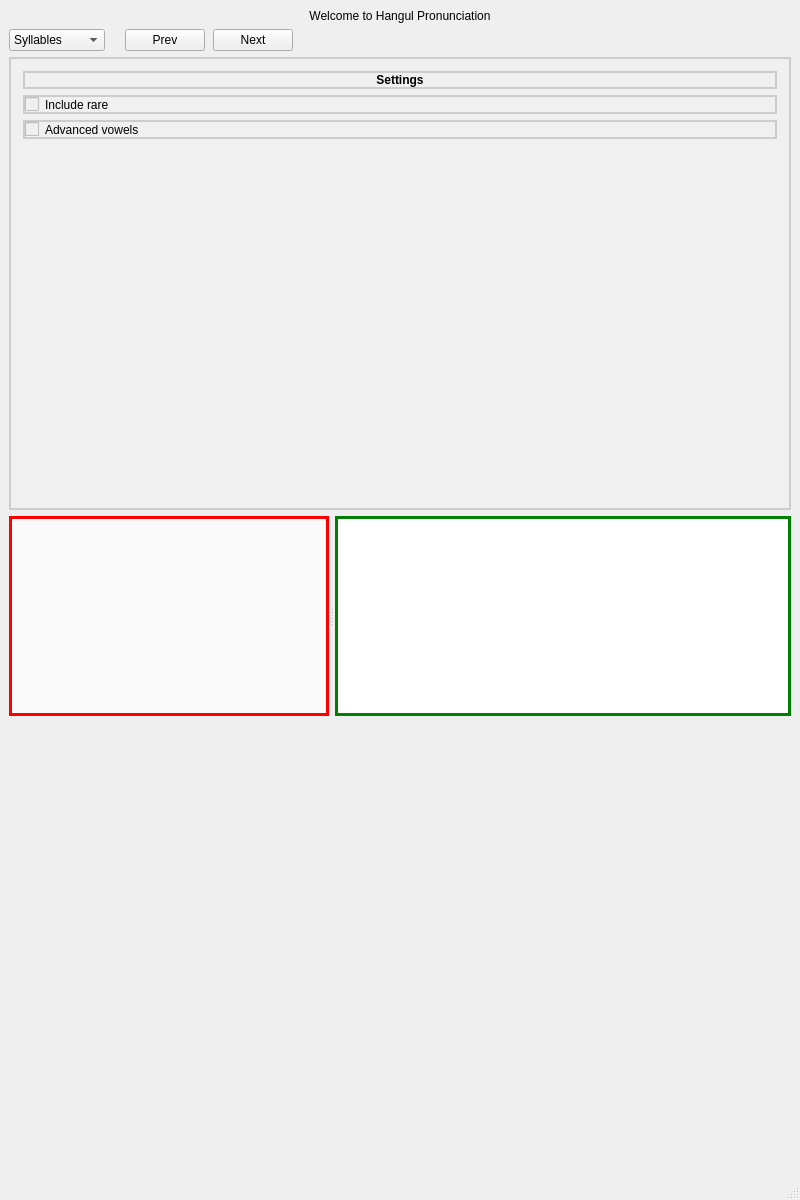
<?xml version="1.0" encoding="UTF-8"?>
<ui version="4.0">
 <class>MainWindow</class>
 <widget class="QMainWindow" name="MainWindow">
  <property name="geometry">
   <rect>
    <x>0</x>
    <y>0</y>
    <width>800</width>
    <height>1200</height>
   </rect>
  </property>
  <property name="windowTitle">
   <string>Hangul Pronunciation</string>
  </property>
   <widget class="QWidget" name="centralwidget">
    <layout class="QVBoxLayout" name="verticalLayout">
     <item>
      <widget class="QLabel" name="labelPlaceholder">
       <property name="text">
        <string>Welcome to Hangul Pronunciation</string>
       </property>
       <property name="alignment">
        <set>Qt::AlignCenter</set>
       </property>
      </widget>
     </item>
     <item>
      <layout class="QHBoxLayout" name="rowControls">
       <property name="spacing"><number>8</number></property>

       <!-- Mode selector: Combo box for Syllables/Vowels/Consonants -->
       <item>
        <widget class="QComboBox" name="comboMode">
         <property name="toolTip">
          <string>Choose what to practice: full syllables, vowels, or consonants</string>
         </property>
         <item>
          <property name="text"><string>Syllables</string></property>
         </item>
         <item>
          <property name="text"><string>Vowels</string></property>
         </item>
         <item>
          <property name="text"><string>Consonants</string></property>
         </item>
        </widget>
       </item>

       <!-- Small spacer before nav buttons -->
       <item>
        <spacer name="spacerCtrlBeforeNav">
         <property name="orientation"><enum>Qt::Horizontal</enum></property>
         <property name="sizeType"><enum>QSizePolicy::Fixed</enum></property>
         <property name="sizeHint" stdset="0"><size><width>12</width><height>20</height></size></property>
        </spacer>
       </item>

       <!-- Prev / Next on current axis -->
       <item>
        <widget class="QPushButton" name="buttonPrev">
         <property name="text"><string>Prev</string></property>
         <property name="minimumHeight"><number>36</number></property>
         <property name="toolTip"><string>Go to previous item on the current axis</string></property>
        </widget>
       </item>
       <item>
        <widget class="QPushButton" name="buttonNext">
         <property name="text"><string>Next</string></property>
         <property name="minimumHeight"><number>36</number></property>
         <property name="toolTip"><string>Go to next item on the current axis</string></property>
        </widget>
       </item>

       <!-- Advance Anchor (switches the fixed dimension forward) -->

       <!-- Small spacer before toggles -->
       <item>
        <spacer name="spacerCtrlBeforeToggles">
         <property name="orientation"><enum>Qt::Horizontal</enum></property>
         <property name="sizeType"><enum>QSizePolicy::Fixed</enum></property>
         <property name="sizeHint" stdset="0"><size><width>12</width><height>20</height></size></property>
        </spacer>
       </item>


       <!-- Stretch spacer to push progress to the right -->
       <item>
        <spacer name="spacerCtrlStretch">
         <property name="orientation"><enum>Qt::Horizontal</enum></property>
         <property name="sizeType"><enum>QSizePolicy::Expanding</enum></property>
         <property name="sizeHint" stdset="0"><size><width>40</width><height>20</height></size></property>
        </spacer>
       </item>

       <!-- Progress label on the far right -->
       <item>
        <widget class="QLabel" name="labelProgress">
         <property name="text"><string/></property>
         <property name="alignment"><set>Qt::AlignRight|Qt::AlignVCenter</set></property>
         <property name="minimumWidth"><number>120</number></property>
         <property name="toolTip"><string>Progress summary (e.g., 5/10 vowels)</string></property>
        </widget>
       </item>

      </layout>
     </item>

     <item>
      <widget class="QFrame" name="drawerLeft">
       <property name="visible"><bool>false</bool></property>
       <property name="frameShape"><enum>QFrame::StyledPanel</enum></property>
       <property name="frameShadow"><enum>QFrame::Raised</enum></property>
       <property name="styleSheet"><string notr="true">background-color: #f0f0f0; border: 2px solid #cccccc;</string></property>
       <layout class="QVBoxLayout" name="layoutDrawerLeft">
        <property name="spacing"><number>6</number></property>
        <property name="leftMargin"><number>12</number></property>
        <property name="topMargin"><number>12</number></property>
        <property name="rightMargin"><number>12</number></property>
        <property name="bottomMargin"><number>12</number></property>
        <item>
         <widget class="QLabel" name="labelDrawerTitle">
          <property name="text"><string>Settings</string></property>
          <property name="alignment"><set>Qt::AlignHCenter</set></property>
          <property name="styleSheet"><string notr="true">font-weight: bold;</string></property>
         </widget>
        </item>
        <item>
         <widget class="QCheckBox" name="checkIncludeRare">
          <property name="text"><string>Include rare</string></property>
          <property name="toolTip"><string>Show syllables marked as rare</string></property>
         </widget>
        </item>
        <item>
         <widget class="QCheckBox" name="checkAdvancedVowels">
          <property name="text"><string>Advanced vowels</string></property>
          <property name="toolTip"><string>Include diphthongs/complex vowels in the order</string></property>
         </widget>
        </item>
        <item>
         <spacer name="spacerDrawerBottom">
          <property name="orientation"><enum>Qt::Vertical</enum></property>
          <property name="sizeType"><enum>QSizePolicy::Expanding</enum></property>
          <property name="sizeHint" stdset="0"><size><width>20</width><height>40</height></size></property>
         </spacer>
        </item>
       </layout>
      </widget>
     </item>

     <item>
      <widget class="QSplitter" name="splitJamoAndGlyph">
       <property name="orientation">
        <enum>Qt::Horizontal</enum>
       </property>
       <property name="handleWidth">
        <number>6</number>
       </property>
       <property name="opaqueResize">
        <bool>true</bool>
       </property>
       <widget class="QWidget" name="JamoBlock">
        <property name="minimumSize">
         <size>
          <width>320</width>
          <height>200</height>
         </size>
        </property>
        <property name="maximumSize">
         <size>
          <width>360</width>
          <height>16777215</height>
         </size>
        </property>
        <property name="sizePolicy">
         <sizepolicy hsizetype="Preferred" vsizetype="Preferred">
          <horstretch>0</horstretch>
          <verstretch>0</verstretch>
         </sizepolicy>
        </property>
        <property name="styleSheet">
         <string notr="true">background: #fafafa; border: 3px solid red;</string>
        </property>
        <property name="toolTip">
         <string>Hangul Jamo Block (≈45% width)</string>
        </property>
       </widget>
       <widget class="QWidget" name="syllableContainer">
        <property name="minimumSize">
         <size>
          <width>260</width>
          <height>0</height>
         </size>
        </property>
        <property name="sizePolicy">
         <sizepolicy hsizetype="Expanding" vsizetype="Preferred">
          <horstretch>1</horstretch>
          <verstretch>0</verstretch>
         </sizepolicy>
        </property>
        <property name="styleSheet">
         <string notr="true">background: #ffffff; border: 3px solid blue;</string>
        </property>
        <layout class="QVBoxLayout" name="layoutSyllableContainer">
            <property name="leftMargin"><number>0</number></property>
            <property name="topMargin"><number>0</number></property>
            <property name="rightMargin"><number>0</number></property>
            <property name="bottomMargin"><number>0</number></property>
            <property name="spacing"><number>0</number></property>
         <item>
          <widget class="QLabel" name="labelSyllableRight">
           <property name="text">
            <string/>
           </property>
           <property name="alignment">
            <set>Qt::AlignTop|Qt::AlignHCenter</set>
           </property>
              <property name="sizePolicy">
                  <sizepolicy hsizetype="Expanding" vsizetype="Expanding">
                      <horstretch>1</horstretch>
                      <verstretch>1</verstretch>
                  </sizepolicy>
              </property>
              <property name="styleSheet">
                  <string notr="true">border: 3px solid green;</string>
              </property>
           <property name="font">
            <font>
             <pointsize>84</pointsize>
            </font>
           </property>
           <property name="wordWrap">
            <bool>false</bool>
           </property>
          </widget>
         </item>
        </layout>
       </widget>
      </widget>
     </item>

     <item>
      <spacer name="spacerBelowRow">
       <property name="orientation">
        <enum>Qt::Vertical</enum>
       </property>
       <property name="sizeType">
        <enum>QSizePolicy::Expanding</enum>
       </property>
       <property name="sizeHint" stdset="0">
        <size>
         <width>20</width>
         <height>200</height>
        </size>
       </property>
      </spacer>
     </item>
    </layout>
   </widget>
  <widget class="QMenuBar" name="menubar">
   <property name="geometry">
    <rect>
     <x>0</x>
     <y>0</y>
     <width>1536</width>
     <height>22</height>
    </rect>
   </property>
  </widget>
  <widget class="QStatusBar" name="statusbar"/>
 </widget>
 <resources/>
 <connections/>
</ui>
